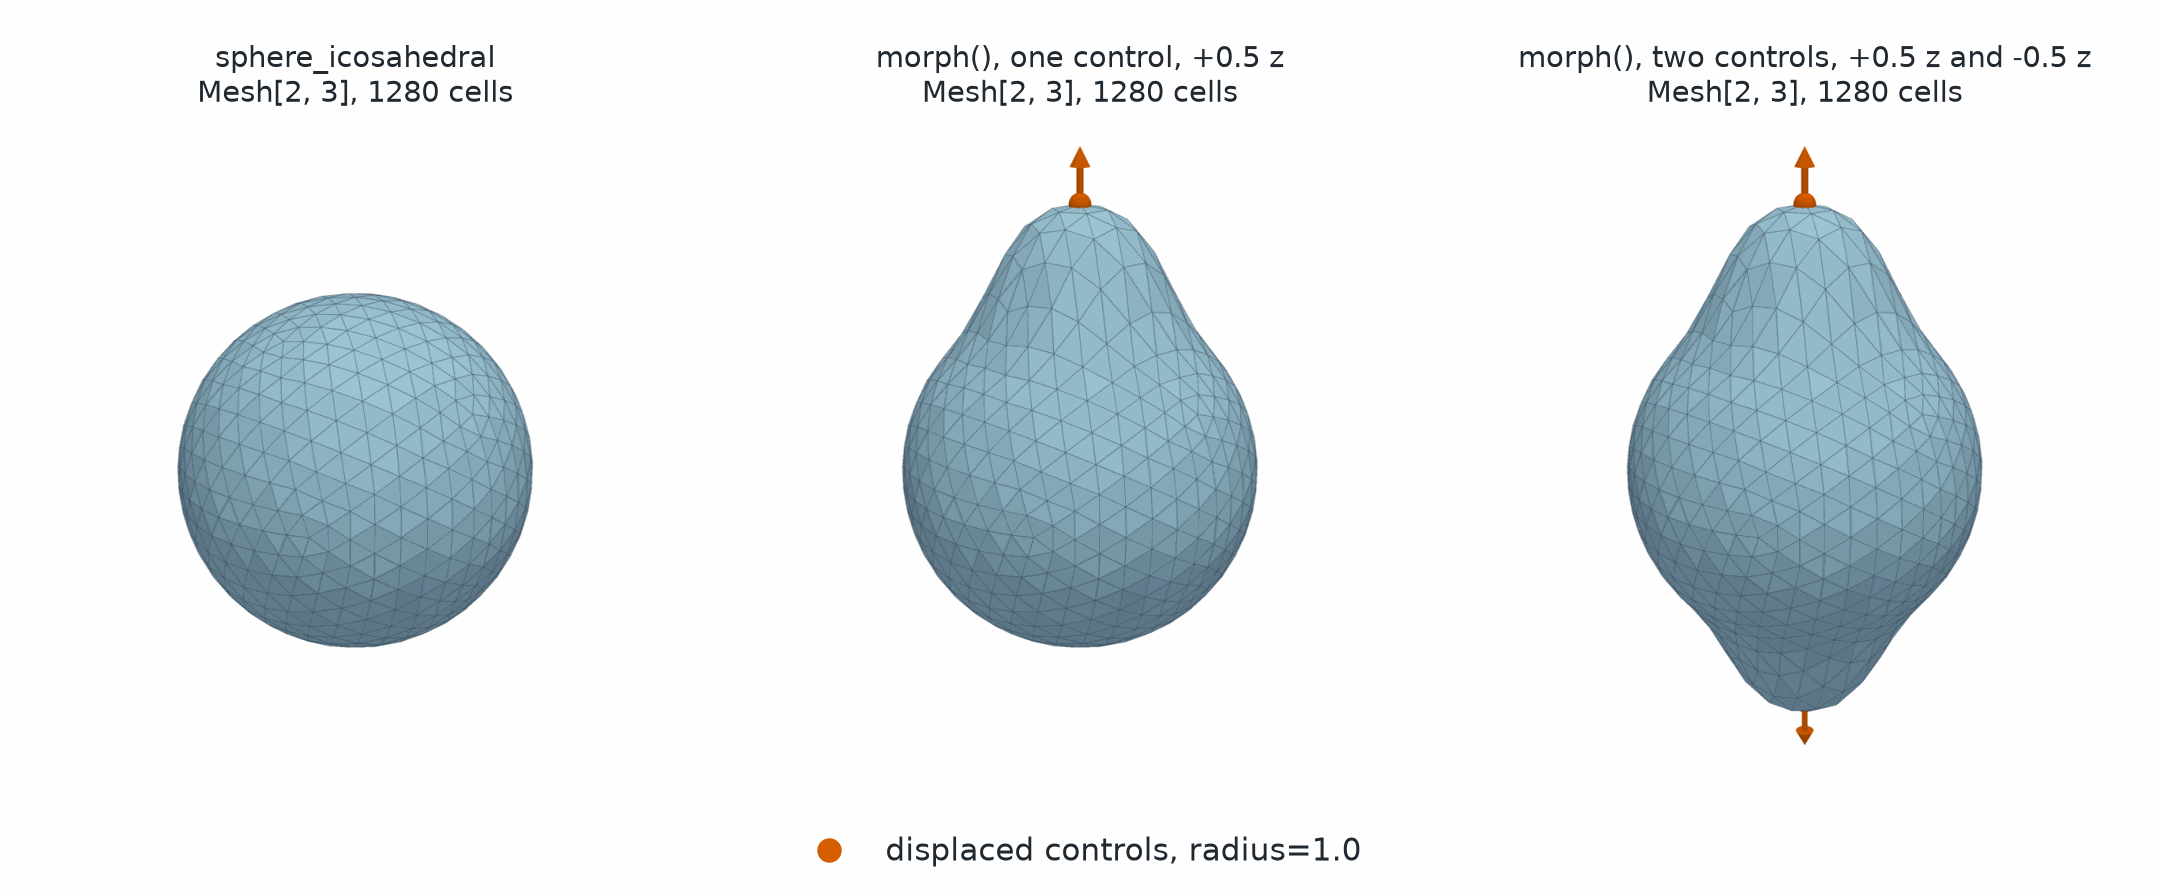

Here is the Python script that generated this plot:
# SPDX-FileCopyrightText: Copyright (c) 2023 - 2026 NVIDIA CORPORATION & AFFILIATES.
# SPDX-FileCopyrightText: All rights reserved.
# SPDX-License-Identifier: Apache-2.0
#
# Licensed under the Apache License, Version 2.0 (the "License");
# you may not use this file except in compliance with the License.
# You may obtain a copy of the License at
#
# http://www.apache.org/licenses/LICENSE-2.0
#
# Unless required by applicable law or agreed to in writing, software
# distributed under the License is distributed on an "AS IS" BASIS,
# WITHOUT WARRANTIES OR CONDITIONS OF ANY KIND, either express or implied.
# See the License for the specific language governing permissions and
# limitations under the License.

"""Render the original sphere and its single-control and multiple-control morphs."""

from pathlib import Path

import matplotlib.pyplot as plt
import numpy as np
import pyvista as pv
import torch
from _style import (
    ACCENT_LIGHTING,
    RESULT,
    SURFACE,
    SURFACE_EDGE,
    mesh_label,
    save,
    spheres,
)
from matplotlib.lines import Line2D

from physicsnemo.mesh.io import to_pyvista
from physicsnemo.mesh.primitives.surfaces import sphere_icosahedral

pv.OFF_SCREEN = True

OUTPUT = Path(__file__).parent / "sphere_morphing.png"

CAMERA = [(5.0, -5.0, 2.6), (0.0, 0.0, 0.0), (0.0, 0.0, 1.0)]
RADIUS = 1.0


def _render(actors, camera):
    """Render PyVista actors from a fixed camera, so that panels share one scale."""

    plotter = pv.Plotter(off_screen=True, window_size=(900, 900))
    plotter.enable_anti_aliasing("ssaa")
    plotter.set_background("white")
    for dataset, kwargs in actors:
        plotter.add_mesh(dataset, **{"ambient": 0.35, **kwargs})
    plotter.camera_position = camera
    image = plotter.screenshot(return_img=True)
    plotter.close()
    return image


def _surface(mesh):
    """Return the shaded surface actor of a mesh."""

    return (
        to_pyvista(mesh),
        {
            "color": SURFACE,
            "show_edges": True,
            "edge_color": SURFACE_EDGE,
            "line_width": 0.6,
            "diffuse": 0.7,
        },
    )


def _arrows(starts, vectors, color):
    """Draw displacement arrows as solid geometry."""

    arrows = [
        pv.Arrow(
            start=start,
            direction=vector,
            scale=float(np.linalg.norm(vector)),
            tip_radius=0.18,
            shaft_radius=0.06,
            tip_length=0.35,
        )
        for start, vector in zip(starts, vectors, strict=True)
    ]
    return (pv.merge(arrows), {"color": color, **ACCENT_LIGHTING})


def _legend(figure, entries):
    """Add a marker legend at the bottom center."""

    handles = [
        Line2D(
            [0],
            [0],
            marker="o",
            color="none",
            markerfacecolor=color,
            markeredgecolor="white",
            markersize=12,
            label=label,
        )
        for label, color in entries
    ]
    figure.legend(handles=handles, loc="lower center", ncol=len(handles), frameon=False)


def _panel(mesh, controls, displacements):
    """Render a morphed sphere with its handles and displacement arrows."""

    actors = [_surface(mesh)]
    if controls is not None:
        destinations = (controls + displacements).numpy()
        actors.append(
            (spheres(destinations, 0.06), {"color": RESULT, **ACCENT_LIGHTING})
        )
        actors.append(_arrows(destinations, 0.6 * displacements.numpy(), RESULT))
    return _render(actors, CAMERA)


def main():
    """Generate the documentation image."""

    mesh = sphere_icosahedral.load(subdivisions=3)
    top_index = mesh.points[:, 2].argmax()
    bottom_index = mesh.points[:, 2].argmin()

    single_points = mesh.points[top_index].unsqueeze(0)
    single_displacements = mesh.points.new_tensor([[0.0, 0.0, 0.5]])
    single_morph = mesh.morph(single_points, single_displacements, radius=RADIUS)

    multiple_points = mesh.points[torch.stack((top_index, bottom_index))]
    multiple_displacements = mesh.points.new_tensor([[0.0, 0.0, 0.5], [0.0, 0.0, -0.5]])
    multiple_morph = mesh.morph(
        multiple_points,
        multiple_displacements,
        radius=mesh.points.new_tensor([RADIUS, RADIUS]),
    )

    panels = (
        ("sphere_icosahedral", mesh, None, None),
        (
            "morph(), one control, +0.5 z",
            single_morph,
            single_points,
            single_displacements,
        ),
        (
            "morph(), two controls, +0.5 z and -0.5 z",
            multiple_morph,
            multiple_points,
            multiple_displacements,
        ),
    )
    figure, axes = plt.subplots(1, 3, figsize=(13.5, 5.6))
    for axis, (title, panel_mesh, controls, displacements) in zip(
        axes, panels, strict=True
    ):
        axis.imshow(_panel(panel_mesh, controls, displacements))
        axis.set_title(f"{title}\n{mesh_label(panel_mesh)}")
        axis.set_axis_off()
    _legend(figure, ((f"displaced controls, radius={RADIUS}", RESULT),))
    figure.subplots_adjust(left=0.0, right=1.0, bottom=0.07, top=0.88, wspace=0.02)
    save(figure, OUTPUT)


if __name__ == "__main__":
    main()
